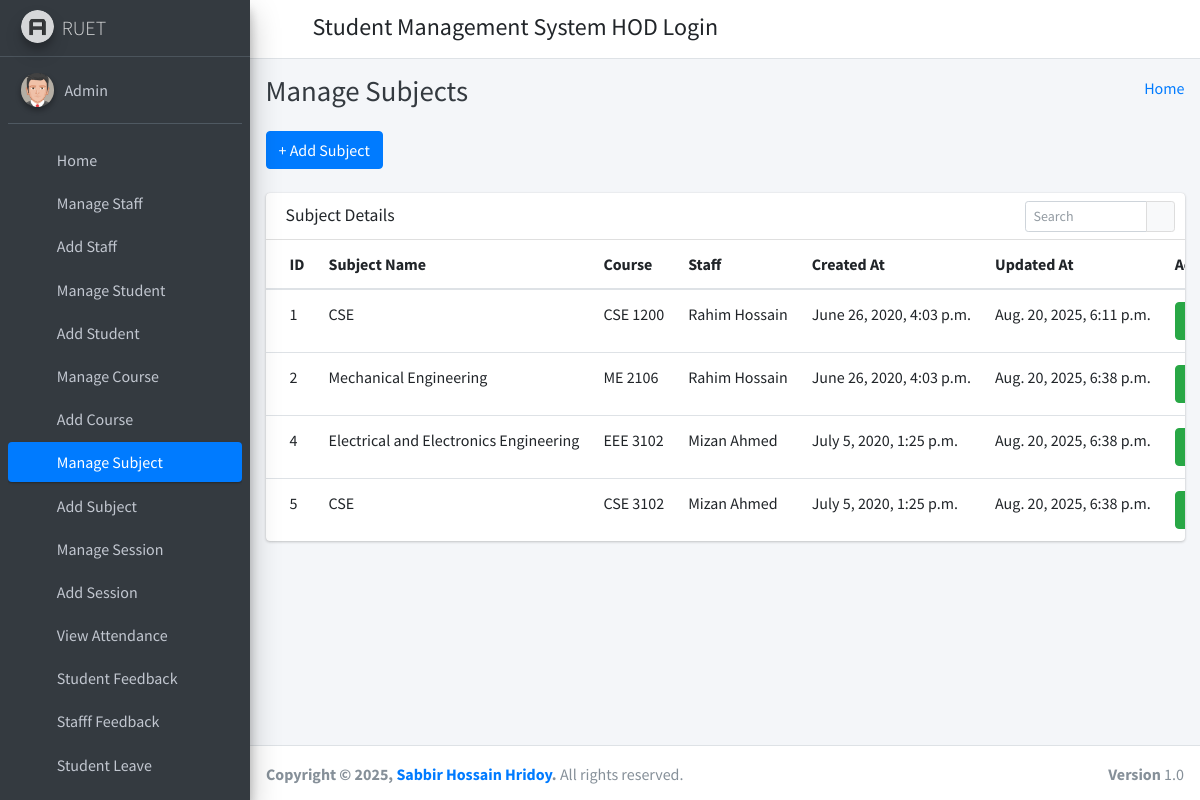
Screenshot of /manage_subject/ (signed in) with the database file from the repository.
### student_management_app/models.py (models this page shows)
class CustomUser(AbstractUser):
    user_type_data = ((1, "HOD"), (2, "Staff"), (3, "Student"))
    user_type = models.CharField(default=1, choices=user_type_data, max_length=10)

class Subjects(models.Model):
    id =models.AutoField(primary_key=True)
    subject_name = models.CharField(max_length=255)
    course_id = models.ForeignKey(Courses, on_delete=models.CASCADE, default=1) #need to give defauult course
    staff_id = models.ForeignKey(CustomUser, on_delete=models.CASCADE)
    created_at = models.DateTimeField(auto_now_add=True)
    updated_at = models.DateTimeField(auto_now=True)
    objects = models.Manager()

class Courses(models.Model):
    id = models.AutoField(primary_key=True)
    course_name = models.CharField(max_length=255)
    created_at = models.DateTimeField(auto_now_add=True)
    updated_at = models.DateTimeField(auto_now=True)
    objects = models.Manager()

### student_management_app/HodViews.py (the view)
# urls.py: path('manage_subject/', HodViews.manage_subject, name="manage_subject"),
def manage_subject(request):
    subjects = Subjects.objects.all()
    context = {
        "subjects": subjects
    }
    return render(request, 'hod_template/manage_subject_template.html', context)

### student_management_app/LoginCheckMiddleWare.py (called while the page is built, shortened)
    def process_view(self, request, view_func, view_args, view_kwargs):
        modulename = view_func.__module__
        user = request.user
        if user.is_authenticated:
            if user.user_type == "1":
                if modulename == "student_management_app.HodViews":
                    pass
                elif modulename == "student_management_app.views" or modulename == "django.views.static":
                    pass
                else:
                    return redirect("admin_home")
            else:
                return redirect("login")
        else:
            if request.path == reverse("login") or request.path == reverse("doLogin"):
                pass
            else:
                return redirect("login")

### student_management_app/templates/hod_template/manage_subject_template.html (shortened to what this page needs)
{% extends 'hod_template/base_template.html' %}
{% block page_title %}
    Manage Subjects
{% endblock page_title %}
{% block main_content %}
{% load static %}
<section class="content">
        <div class="container-fluid">
            <a class="btn btn-primary" href="{% url 'add_subject' %}" role="button">+ Add Subject</a> <br/>&nbsp;
            <div class="row">
                <div class="col-md-12">
                    <div class="card">
                        <div class="card-header">
                            <h3 class="card-title">Subject Details</h3>
                            <div class="card-tools">
                            <div class="input-group input-group-sm" style="width: 150px;">
                                <input type="text" name="table_search" class="form-control float-right" placeholder="Search">
                                <div class="input-group-append">
                                <button type="submit" class="btn btn-default"><i class="fas fa-search"></i></button>
                                </div>
                            </div>
                            </div>
                        </div>
                        <div class="card-body table-responsive p-0">
                            <table class="table table-hover text-nowrap">
                            <thead>
                                <tr>
                                <th>ID</th>
                                <th>Subject Name</th>
                                <th>Course</th>
                                <th>Staff</th>
                                <th>Created At</th>
                                <th>Updated At</th>
                                <th>Action</th>
                                </tr>
                            </thead>
                            <tbody>
                                {% for subject in subjects %}
                                <tr>
                                <td>{{ subject.id }}</td>
                                <td>{{ subject.subject_name }}</td>
                                <td>{{ subject.course_id.course_name }}</td>
                                <td>{{ subject.staff_id.first_name }} {{ subject.staff_id.last_name }}</td>
                                <td>{{ subject.created_at }}</td>
                                <td>{{ subject.updated_at }}</td>
                                <td>
                                    <a href="{% url 'edit_subject' subject.id %}" class="btn btn-success">Edit</a>
                                </td>
                                </tr>
                                {% endfor %}
                            </tbody>
                            </table>
                        </div>
                        </div>
                </div>
            </div>
        </div>
      </section>
  {% endblock main_content %}

### student_management_app/templates/hod_template/sidebar_template.html (shortened to what this page needs)
{% load static %}
<aside class="main-sidebar sidebar-dark-primary elevation-4">
      <a href="{% url 'admin_home' %}" class="brand-link">
        <img src="{% static 'dist/img/AdminLTELogo.png' %}" alt="AdminLTE Logo" class="brand-image img-circle elevation-3"
            style="opacity: .8">
        <span class="brand-text font-weight-light"> RUET </span>
      </a>
      <div class="sidebar">
        <div class="user-panel mt-3 pb-3 mb-3 d-flex">
          <div class="image">
            <img src="{% static 'dist/img/user2-160x160.jpg' %}" class="img-circle elevation-2" alt="User Image">
          </div>
          <div class="info">
            <a href="{% url 'admin_profile' %}" class="d-block">{{ user.first_name }} {{ user.last_name }}</a>
          </div>
        </div>
        <nav class="mt-2">
          <ul class="nav nav-pills nav-sidebar flex-column" data-widget="treeview" role="menu" data-accordion="false">
            <li class="nav-item">
              {% url 'admin_home' as admin_home %}
              <a href="{{ admin_home }}" class="nav-link {% if request.path == admin_home %} active {% endif %}">
                <i class="nav-icon fas fa-tachometer-alt"></i>
                <p>
                  Home
                </p>
              </a>
            </li>
            <li class="nav-item">
              {% url 'manage_staff' as manage_staff %}
              {% url 'edit_staff' staff_id=id as edit_staff %}
              <a href="{{ manage_staff }}" class="nav-link {% if request.path == manage_staff %} active {% endif %} {% if request.path == edit_staff %} active {% endif %}">
                <i class="nav-icon fas fa-chalkboard-teacher"></i>
                <p>
                  Manage Staff
                </p>
              </a>
            </li>
            <li class="nav-item">
              {% url 'add_staff' as add_staff %}
              <a href="{{ add_staff }}" class="nav-link {% if request.path == add_staff %} active {% endif %}">
                <i class="nav-icon fas fa-th"></i>
                <p>
                  Add Staff
                </p>
              </a>
            </li>
            <li class="nav-item">
              {% url 'manage_student' as manage_student %}
              {% url 'edit_student' student_id=id as edit_student %}
              <a href="{{ manage_student }}" class="nav-link {% if request.path == manage_student %} active {% endif %} {% if request.path == edit_student %} active {% endif %}">
                <i class="nav-icon fas fa-user-graduate"></i>
                <p>
                  Manage Student
                </p>
              </a>
            </li>
            <li class="nav-item">
              {% url 'add_student' as add_student %}
              <a href="{{ add_student }}" class="nav-link {% if request.path == add_student %} active {% endif %}">
                <i class="nav-icon fas fa-th"></i>
                <p>
                  Add Student
                </p>
              </a>
            </li>
            <li class="nav-item">
              {% url 'manage_course' as manage_course %}
              {% url 'edit_course' course_id=id as edit_course %}
              <a href="{{ manage_course }}" class="nav-link {% if request.path == manage_course %} active {% endif %} {% if request.path == edit_course %} active {% endif %}">
                <i class="nav-icon fas fa-chalkboard"></i>
                <p>
                  Manage Course
                </p>
              </a>
            </li>
            <li class="nav-item">
            {% url 'add_course' as add_course %}
              <a href="{{ add_course }}" class="nav-link {% if request.path == add_course %} active {% endif %}">
                <i class="nav-icon fas fa-th"></i>
                <p>
                  Add Course
                </p>
              </a>
            </li>
            <li class="nav-item">
              {% url 'manage_subject' as manage_subject %}
              {% url 'edit_subject' subject_id=id as edit_subject %}
              <a href="{{ manage_subject }}" class="nav-link {% if request.path == manage_subject %} active {% endif %} {% if request.path == edit_subject %} active {% endif %}">
                <i class="nav-icon fas fa-book"></i>
                <p>
                  Manage Subject
                </p>
              </a>
            </li>
            <li class="nav-item">
              {% url 'add_subject' as add_subject %}
              <a href="{{ add_subject }}" class="nav-link {% if request.path == add_subject %} active {% endif %}">
                <i class="nav-icon fas fa-th"></i>
                <p>
                  Add Subject
                </p>
              </a>
            </li>
            <li class="nav-item">
              {% url 'manage_session' as manage_session %}
              {% url 'edit_session' session_id=id as edit_session %}
              <a href="{{ manage_session }}" class="nav-link {% if request.path == manage_session %} active {% endif %} {% if request.path == edit_session %} active {% endif %}">
                <i class="nav-icon fas fa-graduation-cap"></i>
                <p>
                  Manage Session
                </p>
              </a>
            </li>
            <li class="nav-item">
              {% url 'add_session' as add_session %}
              <a href="{{ add_session }}" class="nav-link {% if request.path == add_session %} active {% endif %}">
                <i class="nav-icon fas fa-th"></i>
                <p>
                  Add Session
                </p>
              </a>
            </li>
            <li class="nav-item">
              {% url 'admin_view_attendance' as admin_view_attendance %}
              <a href="{{ admin_view_attendance }}" class="nav-link {% if request.path == admin_view_attendance %} active {% endif %}">
                <i class="nav-icon fas fa-calendar-alt"></i>
                <p>
                  View Attendance
                </p>
              </a>
            </li>
            <li class="nav-item">
              {% url 'student_feedback_message' as student_feedback_message %}
              <a href="{{ student_feedback_message }}" class="nav-link {% if request.path == student_feedback_message %} active {% endif %}">
                <i class="nav-icon fas fa-th"></i>
                <p>
                  Student Feedback
                </p>
              </a>
            </li>
            <li class="nav-item">
              {% url 'staff_feedback_message' as staff_feedback_message %}
              <a href="{{ staff_feedback_message }}" class="nav-link {% if request.path == staff_feedback_message %} active {% endif %}">
                <i class="nav-icon fas fa-th"></i>
                <p>
                  Stafff Feedback
                </p>
              </a>
            </li>
            <li class="nav-item">
              {% url 'student_leave_view' as student_leave_view %}
              <a href="{{ student_leave_view }}" class="nav-link {% if request.path == student_leave_view %} active {% endif %}">
                <i class="nav-icon fas fa-th"></i>
                <p>
                  Student Leave
                </p>
              </a>
            </li>
            <li class="nav-item">
              {% url 'staff_leave_view' as staff_leave_view %}
              <a href="{{ staff_leave_view }}" class="nav-link {% if request.path == staff_leave_view %} active {% endif %}">
                <p>
                </p>
              </a>
            </li>
          </ul>
        </nav>
      </div>
    </aside>

### rows the page displays
CustomUser: first_name "Admin"
Subjects: id "1", subject_name "CSE", course_id.course_name "CSE 1200", staff_id.first_name "Rahim", staff_id.last_name "Hossain", created_at "June 26, 2020, 4:03 p.m.", updated_at "Aug. 20, 2025, 6:11 p.m."
Subjects: id "2", subject_name "Mechanical Engineering", course_id.course_name "ME 2106", staff_id.first_name "Rahim", staff_id.last_name "Hossain", created_at "June 26, 2020, 4:03 p.m.", updated_at "Aug. 20, 2025, 6:38 p.m."
Subjects: id "4", subject_name "Electrical and Electronics Engineering", course_id.course_name "EEE 3102", staff_id.first_name "Mizan", staff_id.last_name "Ahmed", created_at "July 5, 2020, 1:25 p.m.", updated_at "Aug. 20, 2025, 6:38 p.m."
Subjects: id "5", subject_name "CSE", course_id.course_name "CSE 3102", staff_id.first_name "Mizan", staff_id.last_name "Ahmed", created_at "July 5, 2020, 1:25 p.m.", updated_at "Aug. 20, 2025, 6:38 p.m."
